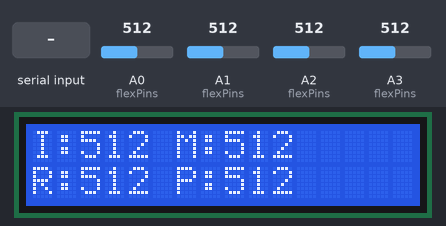
A sketch run on a simulated Arduino Uno, built with avr-gcc and run on an emulated ATmega328P. Parts: 16×2 character LCD. The test bench sets the inputs (shaded band); at power-on: A0 (flexPins) = 512, A2 (flexPins) = 512, A3 (flexPins) = 512, A1 (flexPins) = 512. What the sketch prints to the serial monitor is not drawn.

Above: at 3.3 s.
3.4 s: "1\n" received over Serial
At 4.1 s:
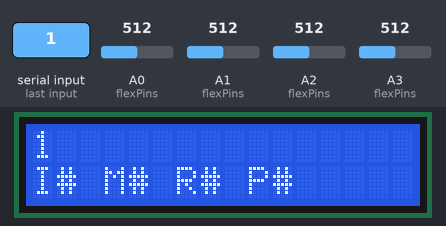
5.0 s: A0 (flexPins) set to 30
At 6.4 s:
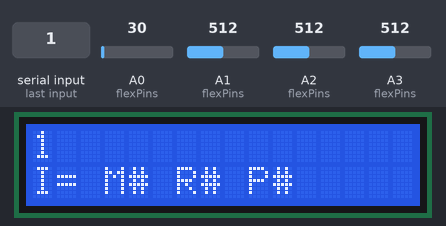
8.0 s: A2 (flexPins) set to 30
At 8.5 s:
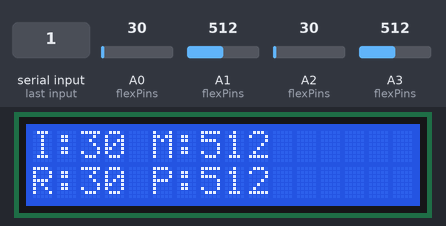
9.6 s: "0\n" received over Serial
At 10.9 s:
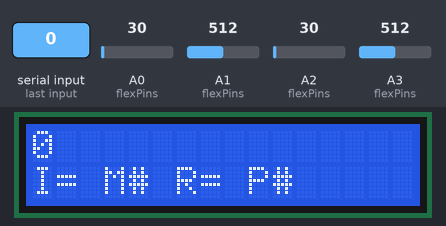
11.4 s: A3 (flexPins) set to 30
At 12.3 s:
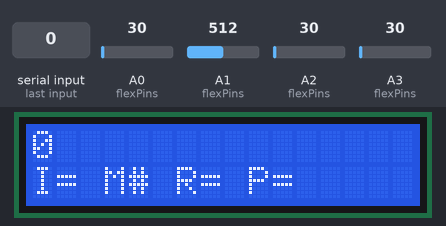
14.2 s: A1 (flexPins) set to 716
At 15.3 s:
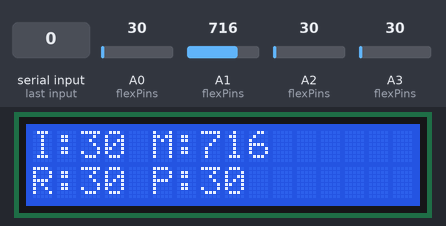
Timing chart, 0 to 17.0 s (numbered marks = the images above; inputs shaded):
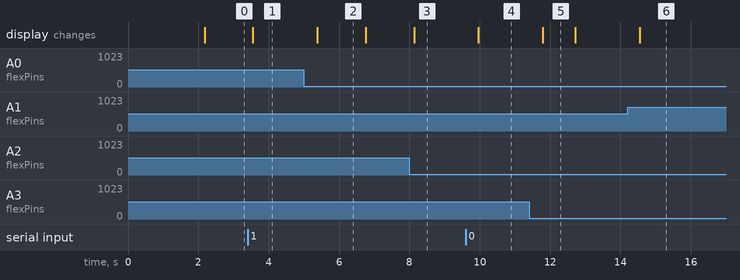

The sketch:

syntalkcode.ino
```cpp
// ===============================================
// SynTalk Flex Sensor Only Code
// Arduino Uno + 4 Flex Sensors + HM10 + LCD
// MPU6050 REMOVED
// ===============================================

#include <Wire.h>
#include <LiquidCrystal_I2C.h>
#include <SoftwareSerial.h>

// ================= LCD =================
LiquidCrystal_I2C lcd(0x27, 16, 2);

// ================= HM10 =================
SoftwareSerial btSerial(2, 3); // RX, TX

// ================= FLEX SENSOR PINS =================
const int flexPins[4] = {A0, A1, A2, A3};

// ================= CALIBRATION =================
// STEP 1: Set CALIBRATE_MODE = true, upload, open Serial Monitor
// STEP 2: Flex each finger fully OPEN, note the values printed
// STEP 3: Flex each finger fully CLOSED, note the values printed
// STEP 4: Paste your min/max below, set CALIBRATE_MODE = false
// STEP 5: Upload again — done

const bool CALIBRATE_MODE = false;

// Replace these with YOUR readings from calibration
// Min = finger fully OPEN (flat)
// Max = finger fully CLOSED (bent)
int FLEX_MIN[4] = {20, 10, 20,20};
int FLEX_MAX[4] = {40, 20, 40, 40};

// ================= TIMING =================
unsigned long lastSend        = 0;
unsigned long lastLCDUpdate   = 0;
const int     SEND_INTERVAL   = 50;   // 20Hz — needed for smooth real-time
const int     LCD_INTERVAL    = 400;  // LCD refresh every 400ms

// ================= GESTURE NAME FROM SOFTWARE =================
String currentGesture    = "";
unsigned long gestureTime = 0;
const int GESTURE_TIMEOUT = 3000;  // clear after 3s

// ===================================================
void setup() {

  // ================= SERIAL =================
  Serial.begin(9600);

  // ================= BLUETOOTH =================
  btSerial.begin(9600);

  // ================= LCD =================
  lcd.init();
  lcd.backlight();

  lcd.setCursor(0, 0);
  lcd.print("SynTalk Glove");

  lcd.setCursor(0, 1);
  lcd.print("Starting...");

  delay(2000);
  lcd.clear();

  if (CALIBRATE_MODE) {
    lcd.setCursor(0, 0);
    lcd.print("CALIBRATE MODE");
    lcd.setCursor(0, 1);
    lcd.print("Flex fingers...");
    Serial.println("=== CALIBRATION MODE ===");
    Serial.println("Flex each finger OPEN then CLOSED");
    Serial.println("Note the RAW values printed below");
    Serial.println("FORMAT: I=index M=middle R=ring P=pinky");
    return;
  }

  lcd.setCursor(0, 0);
  lcd.print("SynTalk Ready");
  lcd.setCursor(0, 1);
  lcd.print("Connect glove...");

  Serial.println("System Ready");
}

// ===================================================
void loop() {

  // ── Read incoming gesture name from software ──────────────────
  // The Node.js backend sends back the recognized gesture name
  // over Serial so we can display it on the LCD
  if (Serial.available()) {
    String incoming = Serial.readStringUntil('\n');
    incoming.trim();
    if (incoming.length() > 0 && incoming.charAt(0) != '{') {
      // It's a gesture name, not JSON echo
      currentGesture = incoming.substring(0, 16);
      gestureTime    = millis();
    }
  }

  // Clear gesture after timeout
  if (currentGesture.length() > 0 &&
      millis() - gestureTime > GESTURE_TIMEOUT) {
    currentGesture = "";
  }

  // ── Rate limiting ─────────────────────────────────────────────
  if (millis() - lastSend < SEND_INTERVAL) return;
  lastSend = millis();

  // ── Read flex sensors (raw ADC values) ───────────────────────
  int rawVal[4];
  rawVal[0] = analogRead(A0);
  rawVal[1] = analogRead(A1);
  rawVal[2] = analogRead(A2);
  rawVal[3] = analogRead(A3);

  // ── Calibration mode — just print raw values ─────────────────
  if (CALIBRATE_MODE) {
    if (millis() - lastLCDUpdate > 300) {
      lastLCDUpdate = millis();
      Serial.print("I="); Serial.print(rawVal[0]);
      Serial.print(" M="); Serial.print(rawVal[1]);
      Serial.print(" R="); Serial.print(rawVal[2]);
      Serial.print(" P="); Serial.println(rawVal[3]);
    }
    return;
  }

  // ── Normalize to 0.0 - 1.0 using calibration values ─────────
  float flex[4];
  for (int i = 0; i < 4; i++) {
    flex[i] = constrain(
      (float)(rawVal[i] - FLEX_MIN[i]) /
      (float)(FLEX_MAX[i] - FLEX_MIN[i]),
      0.0, 1.0
    );
  }

  // ── Send JSON to Node.js over USB Serial ─────────────────────
  // Format the software expects:
  // {"f":[thumb, index, middle, ring, pinky], "a":[ax, ay, az]}
  // thumb = 0.0 always (no sensor)
  // accel = [0,0,1] (no MPU, using defaults)
  Serial.print("{\"f\":[0.000,");
  Serial.print(flex[0], 3); Serial.print(",");
  Serial.print(flex[1], 3); Serial.print(",");
  Serial.print(flex[2], 3); Serial.print(",");
  Serial.print(flex[3], 3);
  Serial.print("],\"a\":[0.000,0.000,1.000]}");
  Serial.println();

  // ── Send over Bluetooth (HM-10) ───────────────────────────────
  // Keep your original CSV format for BLE side
  String btData = "";
  btData += String(rawVal[0]) + ",";
  btData += String(rawVal[1]) + ",";
  btData += String(rawVal[2]) + ",";
  btData += String(rawVal[3]);
  btSerial.println(btData);

  // ── Update LCD ────────────────────────────────────────────────
  if (millis() - lastLCDUpdate < LCD_INTERVAL) return;
  lastLCDUpdate = millis();

  lcd.clear();

  if (currentGesture.length() > 0) {
    // Line 1: gesture name
    lcd.setCursor(0, 0);
    lcd.print(currentGesture);

    // Line 2: finger values as bars
    lcd.setCursor(0, 1);
    lcd.print("I");
    lcd.print(printBar(flex[0]));
    lcd.print(" M");
    lcd.print(printBar(flex[1]));
    lcd.print(" R");
    lcd.print(printBar(flex[2]));
    lcd.print(" P");
    lcd.print(printBar(flex[3]));

  } else {
    // Line 1: Index + Middle raw
    lcd.setCursor(0, 0);
    lcd.print("I:");
    lcd.print(rawVal[0]);
    lcd.print(" M:");
    lcd.print(rawVal[1]);

    // Line 2: Ring + Pinky raw
    lcd.setCursor(0, 1);
    lcd.print("R:");
    lcd.print(rawVal[2]);
    lcd.print(" P:");
    lcd.print(rawVal[3]);
  }
}

// ── Helper: flex value → bar character ───────────────────────────────
char printBar(float f) {
  if (f < 0.25) return '_';
  if (f < 0.50) return '-';
  if (f < 0.75) return '=';
  return '#';
}
```

Measured:
- after the input at 3.4 s, the display: changes after 0.14 s (image 1)
- after the input at 5.0 s, the display: changes after 0.38 s (image 2)
- after the input at 8.0 s, the display: changes after 0.13 s (image 3)
- after the input at 9.6 s, the display: changes after 0.36 s (image 4)
- after the input at 11.4 s, the display: changes after 0.39 s (image 5)
- after the input at 14.2 s, the display: changes after 0.35 s (image 6)
- what the display in image 2 shows lasts 1.4 s, from 5.4 s to 6.8 s
